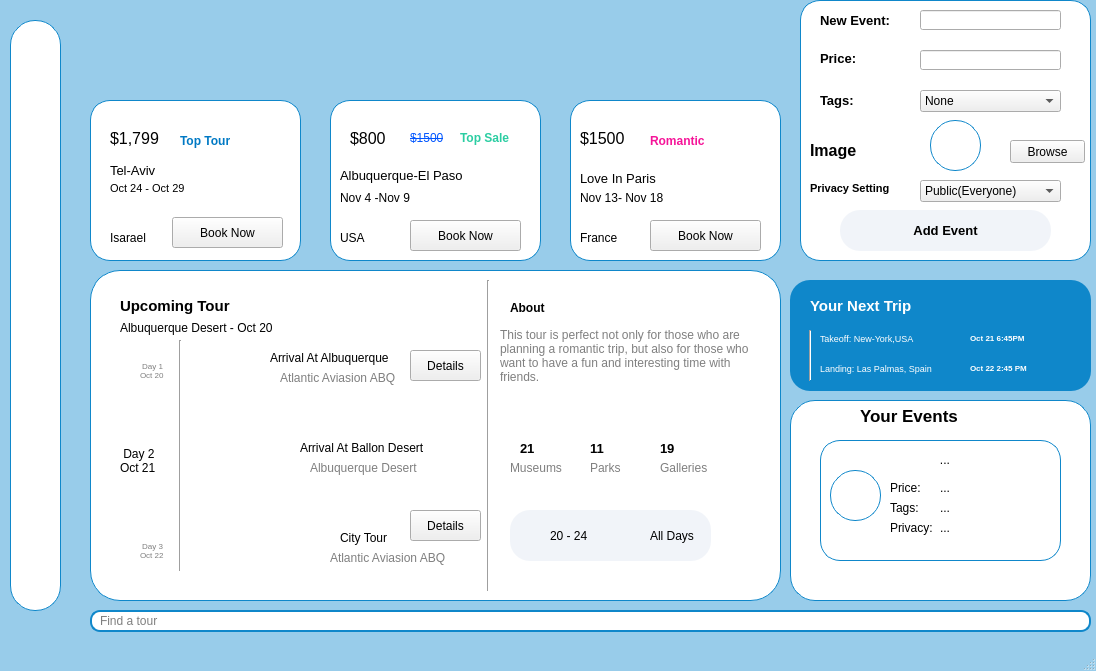
<?xml version="1.0" encoding="UTF-8"?>
<ui version="4.0">
 <class>MainWindow</class>
 <widget class="QMainWindow" name="MainWindow">
  <property name="geometry">
   <rect>
    <x>0</x>
    <y>0</y>
    <width>1096</width>
    <height>671</height>
   </rect>
  </property>
  <property name="minimumSize">
   <size>
    <width>1096</width>
    <height>671</height>
   </size>
  </property>
  <property name="maximumSize">
   <size>
    <width>1096</width>
    <height>671</height>
   </size>
  </property>
  <property name="windowTitle">
   <string>MainWindow</string>
  </property>
  <property name="styleSheet">
   <string notr="true">QMainWindow {
    background-color: #98ccea;
    color: #000000;
}
</string>
  </property>
  <widget class="QWidget" name="centralwidget">
   <widget class="QLabel" name="label">
    <property name="geometry">
     <rect>
      <x>10</x>
      <y>20</y>
      <width>51</width>
      <height>591</height>
     </rect>
    </property>
    <property name="styleSheet">
     <string notr="true">
QLabel {
    background-color: #ffffff;
    border-radius: 25px;
    padding: 10px;
border: 1px solid #0f87ca;
}
</string>
    </property>
    <property name="text">
     <string/>
    </property>
    <property name="pixmap">
     <pixmap>../../Resources/th (1).jpeg</pixmap>
    </property>
   </widget>
   <widget class="QLabel" name="label_2">
    <property name="geometry">
     <rect>
      <x>20</x>
      <y>80</y>
      <width>41</width>
      <height>71</height>
     </rect>
    </property>
    <property name="text">
     <string/>
    </property>
    <property name="pixmap">
     <pixmap>../../Resources/Screenshot_181.png</pixmap>
    </property>
   </widget>
   <widget class="QLabel" name="label_3">
    <property name="geometry">
     <rect>
      <x>20</x>
      <y>20</y>
      <width>31</width>
      <height>51</height>
     </rect>
    </property>
    <property name="cursor">
     <cursorShape>PointingHandCursor</cursorShape>
    </property>
    <property name="text">
     <string/>
    </property>
    <property name="pixmap">
     <pixmap>../../anhluu/Screenshot_182.png</pixmap>
    </property>
   </widget>
   <widget class="QLabel" name="label_4">
    <property name="geometry">
     <rect>
      <x>21</x>
      <y>130</y>
      <width>31</width>
      <height>111</height>
     </rect>
    </property>
    <property name="text">
     <string/>
    </property>
    <property name="pixmap">
     <pixmap>../../anhluu/Screenshot_183.png</pixmap>
    </property>
   </widget>
   <widget class="QLabel" name="label_5">
    <property name="geometry">
     <rect>
      <x>90</x>
      <y>100</y>
      <width>211</width>
      <height>161</height>
     </rect>
    </property>
    <property name="styleSheet">
     <string notr="true">QLabel {
    background-color: #FFFFFF;
    border-radius: 20px;
    padding: 10px;
border: 1px solid #0f87ca;
}
</string>
    </property>
    <property name="text">
     <string/>
    </property>
    <property name="pixmap">
     <pixmap>../../Resources/th (1).jpeg</pixmap>
    </property>
   </widget>
   <widget class="QLabel" name="label_6">
    <property name="geometry">
     <rect>
      <x>330</x>
      <y>100</y>
      <width>211</width>
      <height>161</height>
     </rect>
    </property>
    <property name="styleSheet">
     <string notr="true">QLabel {
    background-color: #FFFFFF;
    border-radius: 20px;
    padding: 10px;
border: 1px solid #0f87ca;
}
</string>
    </property>
    <property name="text">
     <string/>
    </property>
    <property name="pixmap">
     <pixmap>../../Resources/th (1).jpeg</pixmap>
    </property>
   </widget>
   <widget class="QLabel" name="label_7">
    <property name="geometry">
     <rect>
      <x>570</x>
      <y>100</y>
      <width>211</width>
      <height>161</height>
     </rect>
    </property>
    <property name="styleSheet">
     <string notr="true">QLabel {
    background-color: #FFFFFF;
    border-radius: 20px;
    padding: 10px;
border: 1px solid #0f87ca;
}
</string>
    </property>
    <property name="text">
     <string/>
    </property>
    <property name="pixmap">
     <pixmap>../../Resources/th (1).jpeg</pixmap>
    </property>
   </widget>
   <widget class="QLabel" name="label_8">
    <property name="geometry">
     <rect>
      <x>800</x>
      <y>0</y>
      <width>291</width>
      <height>261</height>
     </rect>
    </property>
    <property name="styleSheet">
     <string notr="true">QLabel {
    background-color: #FFFFFF;
    border-radius: 20px;
    padding: 10px;
border: 1px solid #0f87ca;
}
</string>
    </property>
    <property name="text">
     <string/>
    </property>
    <property name="pixmap">
     <pixmap>../../Resources/th (1).jpeg</pixmap>
    </property>
   </widget>
   <widget class="QLabel" name="label_9">
    <property name="geometry">
     <rect>
      <x>90</x>
      <y>270</y>
      <width>691</width>
      <height>331</height>
     </rect>
    </property>
    <property name="styleSheet">
     <string notr="true">QLabel {
    background-color: #FFFFFF;
    border-radius: 30px;
    padding: 10px;
border: 1px solid #0f87ca;
}
</string>
    </property>
    <property name="text">
     <string/>
    </property>
    <property name="pixmap">
     <pixmap>../../Resources/th (1).jpeg</pixmap>
    </property>
   </widget>
   <widget class="QLabel" name="label_10">
    <property name="geometry">
     <rect>
      <x>790</x>
      <y>400</y>
      <width>301</width>
      <height>201</height>
     </rect>
    </property>
    <property name="styleSheet">
     <string notr="true">QLabel {
    background-color: #FFFFFF;
    border-radius: 25px;
    padding: 10px;
border: 1px solid #0f87ca;
}
</string>
    </property>
    <property name="text">
     <string/>
    </property>
    <property name="pixmap">
     <pixmap>../../Resources/th (1).jpeg</pixmap>
    </property>
   </widget>
   <widget class="QLabel" name="label_11">
    <property name="geometry">
     <rect>
      <x>790</x>
      <y>280</y>
      <width>301</width>
      <height>111</height>
     </rect>
    </property>
    <property name="styleSheet">
     <string notr="true">QLabel {
    background-color: #0f87ca;
    border-radius: 20px;
    padding: 10px;
}
</string>
    </property>
    <property name="text">
     <string/>
    </property>
    <property name="pixmap">
     <pixmap>../../Resources/Screenshot_199.png</pixmap>
    </property>
   </widget>
   <widget class="QLabel" name="label_12">
    <property name="geometry">
     <rect>
      <x>110</x>
      <y>10</y>
      <width>171</width>
      <height>111</height>
     </rect>
    </property>
    <property name="styleSheet">
     <string notr="true"/>
    </property>
    <property name="text">
     <string/>
    </property>
    <property name="pixmap">
     <pixmap>../../anhluu/image (1).png</pixmap>
    </property>
   </widget>
   <widget class="QLabel" name="label_15">
    <property name="geometry">
     <rect>
      <x>110</x>
      <y>160</y>
      <width>101</width>
      <height>21</height>
     </rect>
    </property>
    <property name="font">
     <font>
      <family>Leelawadee UI</family>
      <pointsize>10</pointsize>
      <weight>50</weight>
      <bold>false</bold>
     </font>
    </property>
    <property name="text">
     <string>Tel-Aviv</string>
    </property>
   </widget>
   <widget class="QLabel" name="label_16">
    <property name="geometry">
     <rect>
      <x>110</x>
      <y>180</y>
      <width>121</width>
      <height>16</height>
     </rect>
    </property>
    <property name="font">
     <font>
      <pointsize>8</pointsize>
     </font>
    </property>
    <property name="text">
     <string>Oct 24 - Oct 29</string>
    </property>
   </widget>
   <widget class="QLabel" name="label_17">
    <property name="geometry">
     <rect>
      <x>110</x>
      <y>230</y>
      <width>55</width>
      <height>16</height>
     </rect>
    </property>
    <property name="font">
     <font>
      <weight>50</weight>
      <italic>false</italic>
      <bold>false</bold>
      <underline>false</underline>
      <strikeout>false</strikeout>
     </font>
    </property>
    <property name="text">
     <string>Isarael</string>
    </property>
   </widget>
   <widget class="QLabel" name="label_18">
    <property name="geometry">
     <rect>
      <x>110</x>
      <y>130</y>
      <width>121</width>
      <height>16</height>
     </rect>
    </property>
    <property name="font">
     <font>
      <pointsize>12</pointsize>
      <weight>50</weight>
      <bold>false</bold>
     </font>
    </property>
    <property name="text">
     <string>$1,799</string>
    </property>
   </widget>
   <widget class="QPushButton" name="pushButton">
    <property name="geometry">
     <rect>
      <x>172</x>
      <y>217</y>
      <width>111</width>
      <height>31</height>
     </rect>
    </property>
    <property name="cursor">
     <cursorShape>PointingHandCursor</cursorShape>
    </property>
    <property name="styleSheet">
     <string notr="true">Copy
QPushButton {
    background-color: #ffffff;
    color: #000000;
border-radius: 15px;
}

QPushButton:hover {
    background-color: #0f87ca;
    color: #ffffff;
}

QPushButton:pressed {
    background-color: #98ccea;
}
</string>
    </property>
    <property name="text">
     <string>Book Now</string>
    </property>
   </widget>
   <widget class="QPushButton" name="pushButton_2">
    <property name="geometry">
     <rect>
      <x>410</x>
      <y>220</y>
      <width>111</width>
      <height>31</height>
     </rect>
    </property>
    <property name="cursor">
     <cursorShape>PointingHandCursor</cursorShape>
    </property>
    <property name="styleSheet">
     <string notr="true">Copy
QPushButton {
    background-color: #ffffff;
    color: #000000;
border-radius: 15px;
}

QPushButton:hover {
    background-color: #0f87ca;
    color: #ffffff;
}

QPushButton:pressed {
    background-color: #98ccea;
}
</string>
    </property>
    <property name="text">
     <string>Book Now</string>
    </property>
   </widget>
   <widget class="QPushButton" name="pushButton_3">
    <property name="geometry">
     <rect>
      <x>650</x>
      <y>220</y>
      <width>111</width>
      <height>31</height>
     </rect>
    </property>
    <property name="cursor">
     <cursorShape>PointingHandCursor</cursorShape>
    </property>
    <property name="styleSheet">
     <string notr="true">Copy
QPushButton {
    background-color: #ffffff;
    color: #000000;
    border-radius: 15px;
}

QPushButton:hover {
    background-color: #0f87ca;
    color: #ffffff;
}

QPushButton:pressed {
    background-color: #98ccea;
}
</string>
    </property>
    <property name="text">
     <string>Book Now</string>
    </property>
   </widget>
   <widget class="QLabel" name="label_19">
    <property name="geometry">
     <rect>
      <x>340</x>
      <y>160</y>
      <width>191</width>
      <height>31</height>
     </rect>
    </property>
    <property name="font">
     <font>
      <pointsize>10</pointsize>
      <weight>50</weight>
      <bold>false</bold>
     </font>
    </property>
    <property name="text">
     <string>Albuquerque-El Paso</string>
    </property>
   </widget>
   <widget class="QLabel" name="label_20">
    <property name="geometry">
     <rect>
      <x>340</x>
      <y>190</y>
      <width>101</width>
      <height>16</height>
     </rect>
    </property>
    <property name="text">
     <string>Nov 4 -Nov 9</string>
    </property>
   </widget>
   <widget class="QLabel" name="label_21">
    <property name="geometry">
     <rect>
      <x>340</x>
      <y>230</y>
      <width>55</width>
      <height>16</height>
     </rect>
    </property>
    <property name="text">
     <string>USA</string>
    </property>
   </widget>
   <widget class="QLabel" name="label_22">
    <property name="geometry">
     <rect>
      <x>350</x>
      <y>130</y>
      <width>71</width>
      <height>16</height>
     </rect>
    </property>
    <property name="font">
     <font>
      <pointsize>12</pointsize>
      <weight>50</weight>
      <bold>false</bold>
     </font>
    </property>
    <property name="text">
     <string>$800</string>
    </property>
   </widget>
   <widget class="QLabel" name="label_23">
    <property name="geometry">
     <rect>
      <x>410</x>
      <y>130</y>
      <width>55</width>
      <height>16</height>
     </rect>
    </property>
    <property name="font">
     <font>
      <strikeout>true</strikeout>
     </font>
    </property>
    <property name="styleSheet">
     <string notr="true">color:rgb(0, 85, 255)</string>
    </property>
    <property name="text">
     <string>$1500</string>
    </property>
   </widget>
   <widget class="QLabel" name="label_25">
    <property name="geometry">
     <rect>
      <x>180</x>
      <y>120</y>
      <width>61</width>
      <height>41</height>
     </rect>
    </property>
    <property name="font">
     <font>
      <weight>75</weight>
      <bold>true</bold>
     </font>
    </property>
    <property name="styleSheet">
     <string notr="true">color: #0079c4;</string>
    </property>
    <property name="text">
     <string>Top Tour</string>
    </property>
   </widget>
   <widget class="QLabel" name="label_27">
    <property name="geometry">
     <rect>
      <x>580</x>
      <y>130</y>
      <width>121</width>
      <height>16</height>
     </rect>
    </property>
    <property name="font">
     <font>
      <pointsize>12</pointsize>
      <weight>50</weight>
      <bold>false</bold>
     </font>
    </property>
    <property name="text">
     <string>$1500</string>
    </property>
   </widget>
   <widget class="QLabel" name="label_28">
    <property name="geometry">
     <rect>
      <x>580</x>
      <y>190</y>
      <width>111</width>
      <height>16</height>
     </rect>
    </property>
    <property name="text">
     <string>Nov 13- Nov 18</string>
    </property>
   </widget>
   <widget class="QLabel" name="label_29">
    <property name="geometry">
     <rect>
      <x>580</x>
      <y>230</y>
      <width>55</width>
      <height>16</height>
     </rect>
    </property>
    <property name="text">
     <string>France</string>
    </property>
   </widget>
   <widget class="QPushButton" name="pushButton_addevent">
    <property name="geometry">
     <rect>
      <x>840</x>
      <y>210</y>
      <width>211</width>
      <height>41</height>
     </rect>
    </property>
    <property name="font">
     <font>
      <pointsize>10</pointsize>
      <weight>75</weight>
      <bold>true</bold>
     </font>
    </property>
    <property name="cursor">
     <cursorShape>PointingHandCursor</cursorShape>
    </property>
    <property name="styleSheet">
     <string notr="true">QPushButton {
    background-color:#f1f4f9;
    color: #000000; 
    border-radius: 20px;
}
QPushButton:hover {
    background-color: #0f87ca;
    color: #ffffff;
}

QPushButton:pressed {
    background-color: #98ccea;
}
</string>
    </property>
    <property name="text">
     <string>Add Event</string>
    </property>
   </widget>
   <widget class="QLabel" name="label_32">
    <property name="geometry">
     <rect>
      <x>120</x>
      <y>290</y>
      <width>191</width>
      <height>31</height>
     </rect>
    </property>
    <property name="font">
     <font>
      <pointsize>11</pointsize>
      <weight>75</weight>
      <bold>true</bold>
     </font>
    </property>
    <property name="text">
     <string>Upcoming Tour</string>
    </property>
   </widget>
   <widget class="QLabel" name="label_38">
    <property name="geometry">
     <rect>
      <x>120</x>
      <y>320</y>
      <width>221</width>
      <height>16</height>
     </rect>
    </property>
    <property name="text">
     <string>Albuquerque Desert - Oct 20</string>
    </property>
   </widget>
   <widget class="Line" name="line">
    <property name="geometry">
     <rect>
      <x>480</x>
      <y>280</y>
      <width>16</width>
      <height>311</height>
     </rect>
    </property>
    <property name="styleSheet">
     <string notr="true">QLine {
    color: #7F7F7F;
    background-color:#7F7F7F;
}
</string>
    </property>
    <property name="orientation">
     <enum>Qt::Vertical</enum>
    </property>
   </widget>
   <widget class="QLabel" name="label_39">
    <property name="geometry">
     <rect>
      <x>510</x>
      <y>300</y>
      <width>55</width>
      <height>16</height>
     </rect>
    </property>
    <property name="font">
     <font>
      <pointsize>9</pointsize>
      <weight>75</weight>
      <bold>true</bold>
     </font>
    </property>
    <property name="text">
     <string>About</string>
    </property>
   </widget>
   <widget class="QLabel" name="label_40">
    <property name="geometry">
     <rect>
      <x>500</x>
      <y>310</y>
      <width>271</width>
      <height>91</height>
     </rect>
    </property>
    <property name="styleSheet">
     <string notr="true">QLabel {
    color: #7F7F7F;
}
</string>
    </property>
    <property name="text">
     <string>This tour is perfect not only for those who are planning a romantic trip, but also for those who want to have a fun and interesting time with friends.</string>
    </property>
    <property name="wordWrap">
     <bool>true</bool>
    </property>
   </widget>
   <widget class="Line" name="line_2">
    <property name="geometry">
     <rect>
      <x>170</x>
      <y>340</y>
      <width>20</width>
      <height>231</height>
     </rect>
    </property>
    <property name="styleSheet">
     <string notr="true">QLine {
    color: #7F7F7F;
    background-color:#7F7F7F;
}
</string>
    </property>
    <property name="orientation">
     <enum>Qt::Vertical</enum>
    </property>
   </widget>
   <widget class="QLabel" name="label_41">
    <property name="geometry">
     <rect>
      <x>140</x>
      <y>350</y>
      <width>31</width>
      <height>41</height>
     </rect>
    </property>
    <property name="font">
     <font>
      <pointsize>6</pointsize>
     </font>
    </property>
    <property name="styleSheet">
     <string notr="true">QLabel {
    color: #7F7F7F;
}
</string>
    </property>
    <property name="text">
     <string> Day 1 Oct 20</string>
    </property>
    <property name="wordWrap">
     <bool>true</bool>
    </property>
   </widget>
   <widget class="QLabel" name="label_42">
    <property name="geometry">
     <rect>
      <x>120</x>
      <y>430</y>
      <width>55</width>
      <height>61</height>
     </rect>
    </property>
    <property name="text">
     <string> Day 2 Oct 21</string>
    </property>
    <property name="wordWrap">
     <bool>true</bool>
    </property>
   </widget>
   <widget class="QLabel" name="label_43">
    <property name="geometry">
     <rect>
      <x>140</x>
      <y>530</y>
      <width>31</width>
      <height>41</height>
     </rect>
    </property>
    <property name="font">
     <font>
      <pointsize>6</pointsize>
     </font>
    </property>
    <property name="styleSheet">
     <string notr="true">QLabel {
    color: #7F7F7F;
}
</string>
    </property>
    <property name="text">
     <string> Day 3 Oct 22</string>
    </property>
    <property name="wordWrap">
     <bool>true</bool>
    </property>
   </widget>
   <widget class="QLabel" name="label_46">
    <property name="geometry">
     <rect>
      <x>190</x>
      <y>530</y>
      <width>121</width>
      <height>41</height>
     </rect>
    </property>
    <property name="styleSheet">
     <string notr="true">QLabel {
    background-color: #ffffff;}
    
</string>
    </property>
    <property name="text">
     <string/>
    </property>
    <property name="pixmap">
     <pixmap>../../Resources/image (3).png</pixmap>
    </property>
   </widget>
   <widget class="QLabel" name="label_48">
    <property name="geometry">
     <rect>
      <x>190</x>
      <y>390</y>
      <width>101</width>
      <height>131</height>
     </rect>
    </property>
    <property name="styleSheet">
     <string notr="true">QLabel {
    background-color: #ffffff;
   
}
</string>
    </property>
    <property name="text">
     <string/>
    </property>
    <property name="pixmap">
     <pixmap>../../Resources/image (2).png</pixmap>
    </property>
   </widget>
   <widget class="QLabel" name="label_49">
    <property name="geometry">
     <rect>
      <x>270</x>
      <y>350</y>
      <width>161</width>
      <height>16</height>
     </rect>
    </property>
    <property name="font">
     <font>
      <weight>50</weight>
      <bold>false</bold>
     </font>
    </property>
    <property name="text">
     <string>Arrival At Albuquerque</string>
    </property>
   </widget>
   <widget class="QLabel" name="label_50">
    <property name="geometry">
     <rect>
      <x>260</x>
      <y>360</y>
      <width>21</width>
      <height>41</height>
     </rect>
    </property>
    <property name="text">
     <string/>
    </property>
    <property name="pixmap">
     <pixmap>../../Resources/location (1).png</pixmap>
    </property>
   </widget>
   <widget class="QLabel" name="label_51">
    <property name="geometry">
     <rect>
      <x>280</x>
      <y>370</y>
      <width>131</width>
      <height>16</height>
     </rect>
    </property>
    <property name="styleSheet">
     <string notr="true">QLabel {
    color: #7F7F7F;
}
</string>
    </property>
    <property name="text">
     <string>Atlantic Aviasion ABQ</string>
    </property>
   </widget>
   <widget class="QLabel" name="label_52">
    <property name="geometry">
     <rect>
      <x>300</x>
      <y>440</y>
      <width>161</width>
      <height>16</height>
     </rect>
    </property>
    <property name="font">
     <font>
      <weight>50</weight>
      <bold>false</bold>
     </font>
    </property>
    <property name="text">
     <string>Arrival At Ballon Desert</string>
    </property>
   </widget>
   <widget class="QLabel" name="label_53">
    <property name="geometry">
     <rect>
      <x>290</x>
      <y>450</y>
      <width>21</width>
      <height>41</height>
     </rect>
    </property>
    <property name="text">
     <string/>
    </property>
    <property name="pixmap">
     <pixmap>../../Resources/location (1).png</pixmap>
    </property>
   </widget>
   <widget class="QLabel" name="label_54">
    <property name="geometry">
     <rect>
      <x>310</x>
      <y>460</y>
      <width>131</width>
      <height>16</height>
     </rect>
    </property>
    <property name="styleSheet">
     <string notr="true">QLabel {
    color: #7F7F7F;
}
</string>
    </property>
    <property name="text">
     <string>Albuquerque Desert</string>
    </property>
   </widget>
   <widget class="QLabel" name="label_55">
    <property name="geometry">
     <rect>
      <x>340</x>
      <y>530</y>
      <width>161</width>
      <height>16</height>
     </rect>
    </property>
    <property name="font">
     <font>
      <weight>50</weight>
      <bold>false</bold>
     </font>
    </property>
    <property name="text">
     <string>City Tour</string>
    </property>
   </widget>
   <widget class="QLabel" name="label_56">
    <property name="geometry">
     <rect>
      <x>330</x>
      <y>550</y>
      <width>131</width>
      <height>16</height>
     </rect>
    </property>
    <property name="styleSheet">
     <string notr="true">QLabel {
    color: #7F7F7F;
}
</string>
    </property>
    <property name="text">
     <string>Atlantic Aviasion ABQ</string>
    </property>
   </widget>
   <widget class="QLabel" name="label_57">
    <property name="geometry">
     <rect>
      <x>320</x>
      <y>520</y>
      <width>21</width>
      <height>41</height>
     </rect>
    </property>
    <property name="text">
     <string/>
    </property>
    <property name="pixmap">
     <pixmap>../../Resources/location (1).png</pixmap>
    </property>
   </widget>
   <widget class="QPushButton" name="pushButton_6">
    <property name="geometry">
     <rect>
      <x>410</x>
      <y>510</y>
      <width>71</width>
      <height>31</height>
     </rect>
    </property>
    <property name="cursor">
     <cursorShape>PointingHandCursor</cursorShape>
    </property>
    <property name="styleSheet">
     <string notr="true">Copy
QPushButton {
    background-color: #ffffff;
    color: #000000;
border-radius: 15px;
}

QPushButton:hover {
    background-color: #0f87ca;
    color: #ffffff;
}

QPushButton:pressed {
    background-color: #98ccea;
}
</string>
    </property>
    <property name="text">
     <string>Details</string>
    </property>
   </widget>
   <widget class="QPushButton" name="pushButton_7">
    <property name="geometry">
     <rect>
      <x>410</x>
      <y>350</y>
      <width>71</width>
      <height>31</height>
     </rect>
    </property>
    <property name="cursor">
     <cursorShape>PointingHandCursor</cursorShape>
    </property>
    <property name="styleSheet">
     <string notr="true">Copy
QPushButton {
    background-color: #ffffff;
    color: #000000;
border-radius: 15px;
}

QPushButton:hover {
    background-color: #0f87ca;
    color: #ffffff;
}

QPushButton:pressed {
    background-color: #98ccea;
}
</string>
    </property>
    <property name="text">
     <string>Details</string>
    </property>
   </widget>
   <widget class="QLabel" name="label_61">
    <property name="geometry">
     <rect>
      <x>190</x>
      <y>340</y>
      <width>71</width>
      <height>61</height>
     </rect>
    </property>
    <property name="styleSheet">
     <string notr="true">QLabel {
    background-color: #ffffff;

}
</string>
    </property>
    <property name="text">
     <string/>
    </property>
    <property name="pixmap">
     <pixmap>../../Resources/image (1).png</pixmap>
    </property>
   </widget>
   <widget class="QLabel" name="label_44">
    <property name="geometry">
     <rect>
      <x>520</x>
      <y>440</y>
      <width>55</width>
      <height>16</height>
     </rect>
    </property>
    <property name="font">
     <font>
      <pointsize>10</pointsize>
      <weight>75</weight>
      <bold>true</bold>
     </font>
    </property>
    <property name="text">
     <string>21</string>
    </property>
   </widget>
   <widget class="QLabel" name="label_45">
    <property name="geometry">
     <rect>
      <x>590</x>
      <y>440</y>
      <width>55</width>
      <height>16</height>
     </rect>
    </property>
    <property name="font">
     <font>
      <pointsize>10</pointsize>
      <weight>75</weight>
      <bold>true</bold>
     </font>
    </property>
    <property name="text">
     <string>11</string>
    </property>
   </widget>
   <widget class="QLabel" name="label_47">
    <property name="geometry">
     <rect>
      <x>660</x>
      <y>440</y>
      <width>55</width>
      <height>16</height>
     </rect>
    </property>
    <property name="font">
     <font>
      <pointsize>10</pointsize>
      <weight>75</weight>
      <bold>true</bold>
     </font>
    </property>
    <property name="text">
     <string>19</string>
    </property>
   </widget>
   <widget class="QLabel" name="label_58">
    <property name="geometry">
     <rect>
      <x>510</x>
      <y>460</y>
      <width>55</width>
      <height>16</height>
     </rect>
    </property>
    <property name="styleSheet">
     <string notr="true">QLabel {
    color: #7F7F7F;
}
</string>
    </property>
    <property name="text">
     <string>Museums</string>
    </property>
   </widget>
   <widget class="QLabel" name="label_59">
    <property name="geometry">
     <rect>
      <x>590</x>
      <y>460</y>
      <width>55</width>
      <height>16</height>
     </rect>
    </property>
    <property name="styleSheet">
     <string notr="true">QLabel {
    color: #7F7F7F;
}
</string>
    </property>
    <property name="text">
     <string>Parks</string>
    </property>
   </widget>
   <widget class="QLabel" name="label_60">
    <property name="geometry">
     <rect>
      <x>660</x>
      <y>460</y>
      <width>55</width>
      <height>16</height>
     </rect>
    </property>
    <property name="styleSheet">
     <string notr="true">QLabel {
    color: #7F7F7F;
}
</string>
    </property>
    <property name="text">
     <string>Galleries</string>
    </property>
   </widget>
   <widget class="QLabel" name="label_62">
    <property name="geometry">
     <rect>
      <x>510</x>
      <y>510</y>
      <width>201</width>
      <height>51</height>
     </rect>
    </property>
    <property name="styleSheet">
     <string notr="true">QLabel {
    background-color: #f1f4f9;
    border-radius: 20px;
    padding: 10px;
}
</string>
    </property>
    <property name="text">
     <string/>
    </property>
    <property name="pixmap">
     <pixmap>../../Resources/Screenshot_198.png</pixmap>
    </property>
   </widget>
   <widget class="QLabel" name="label_63">
    <property name="geometry">
     <rect>
      <x>510</x>
      <y>510</y>
      <width>55</width>
      <height>51</height>
     </rect>
    </property>
    <property name="text">
     <string/>
    </property>
    <property name="pixmap">
     <pixmap>../../Resources/temperature (1).png</pixmap>
    </property>
   </widget>
   <widget class="QLabel" name="label_64">
    <property name="geometry">
     <rect>
      <x>550</x>
      <y>520</y>
      <width>55</width>
      <height>31</height>
     </rect>
    </property>
    <property name="text">
     <string>20 - 24</string>
    </property>
   </widget>
   <widget class="QLabel" name="label_65">
    <property name="geometry">
     <rect>
      <x>610</x>
      <y>500</y>
      <width>55</width>
      <height>71</height>
     </rect>
    </property>
    <property name="text">
     <string/>
    </property>
    <property name="pixmap">
     <pixmap>../../Resources/weather (1).png</pixmap>
    </property>
   </widget>
   <widget class="QLabel" name="label_66">
    <property name="geometry">
     <rect>
      <x>650</x>
      <y>520</y>
      <width>55</width>
      <height>31</height>
     </rect>
    </property>
    <property name="text">
     <string>All Days</string>
    </property>
   </widget>
   <widget class="QLabel" name="label_67">
    <property name="geometry">
     <rect>
      <x>810</x>
      <y>280</y>
      <width>181</width>
      <height>51</height>
     </rect>
    </property>
    <property name="font">
     <font>
      <pointsize>11</pointsize>
      <weight>75</weight>
      <bold>true</bold>
     </font>
    </property>
    <property name="styleSheet">
     <string notr="true">color: rgb(255, 255, 255);</string>
    </property>
    <property name="text">
     <string>Your Next Trip</string>
    </property>
   </widget>
   <widget class="Line" name="line_3">
    <property name="geometry">
     <rect>
      <x>800</x>
      <y>330</y>
      <width>20</width>
      <height>51</height>
     </rect>
    </property>
    <property name="styleSheet">
     <string notr="true">QLine {
    color: #7F7F7F;
    background-color:#7F7F7F;
}
</string>
    </property>
    <property name="orientation">
     <enum>Qt::Vertical</enum>
    </property>
   </widget>
   <widget class="QLabel" name="label_68">
    <property name="geometry">
     <rect>
      <x>820</x>
      <y>330</y>
      <width>161</width>
      <height>16</height>
     </rect>
    </property>
    <property name="font">
     <font>
      <pointsize>7</pointsize>
     </font>
    </property>
    <property name="styleSheet">
     <string notr="true">color: rgb(255, 255, 255);</string>
    </property>
    <property name="text">
     <string>Takeoff: New-York,USA</string>
    </property>
   </widget>
   <widget class="QLabel" name="label_69">
    <property name="geometry">
     <rect>
      <x>820</x>
      <y>360</y>
      <width>171</width>
      <height>16</height>
     </rect>
    </property>
    <property name="font">
     <font>
      <pointsize>7</pointsize>
     </font>
    </property>
    <property name="styleSheet">
     <string notr="true">color: rgb(255, 255, 255);</string>
    </property>
    <property name="text">
     <string>Landing: Las Palmas, Spain</string>
    </property>
   </widget>
   <widget class="QLabel" name="label_70">
    <property name="geometry">
     <rect>
      <x>970</x>
      <y>330</y>
      <width>161</width>
      <height>16</height>
     </rect>
    </property>
    <property name="font">
     <font>
      <pointsize>6</pointsize>
      <weight>75</weight>
      <bold>true</bold>
     </font>
    </property>
    <property name="styleSheet">
     <string notr="true">color: rgb(255, 255, 255);</string>
    </property>
    <property name="text">
     <string>Oct 21 6:45PM</string>
    </property>
   </widget>
   <widget class="QLabel" name="label_71">
    <property name="geometry">
     <rect>
      <x>970</x>
      <y>360</y>
      <width>161</width>
      <height>16</height>
     </rect>
    </property>
    <property name="font">
     <font>
      <pointsize>6</pointsize>
      <weight>75</weight>
      <bold>true</bold>
     </font>
    </property>
    <property name="styleSheet">
     <string notr="true">color: rgb(255, 255, 255);</string>
    </property>
    <property name="text">
     <string>Oct 22 2:45 PM</string>
    </property>
   </widget>
   <widget class="QLabel" name="label_72">
    <property name="geometry">
     <rect>
      <x>860</x>
      <y>400</y>
      <width>271</width>
      <height>31</height>
     </rect>
    </property>
    <property name="font">
     <font>
      <pointsize>13</pointsize>
      <weight>75</weight>
      <bold>true</bold>
     </font>
    </property>
    <property name="text">
     <string>Your Events</string>
    </property>
   </widget>
   <widget class="QLabel" name="label_73">
    <property name="geometry">
     <rect>
      <x>820</x>
      <y>430</y>
      <width>231</width>
      <height>51</height>
     </rect>
    </property>
    <property name="text">
     <string/>
    </property>
    <property name="pixmap">
     <pixmap>../../anhluu/Screenshot_200.png</pixmap>
    </property>
   </widget>
   <widget class="QLineEdit" name="lineEdit">
    <property name="geometry">
     <rect>
      <x>90</x>
      <y>610</y>
      <width>1001</width>
      <height>22</height>
     </rect>
    </property>
    <property name="cursor">
     <cursorShape>IBeamCursor</cursorShape>
    </property>
    <property name="styleSheet">
     <string notr="true">border-radius: 10px; /* Bo tròn */
border: 2px solid #0f87ca; /* Màu viền */
padding: 0px 6px; /* Độ dời của nội dung - Tránh để chữ dính sát vào viền */</string>
    </property>
    <property name="placeholderText">
     <string>Find a tour</string>
    </property>
   </widget>
   <widget class="QLabel" name="label_24">
    <property name="geometry">
     <rect>
      <x>460</x>
      <y>130</y>
      <width>55</width>
      <height>16</height>
     </rect>
    </property>
    <property name="font">
     <font>
      <weight>75</weight>
      <bold>true</bold>
     </font>
    </property>
    <property name="styleSheet">
     <string notr="true">color:#2bcda2</string>
    </property>
    <property name="text">
     <string>Top Sale</string>
    </property>
   </widget>
   <widget class="QLabel" name="label_36">
    <property name="geometry">
     <rect>
      <x>650</x>
      <y>130</y>
      <width>81</width>
      <height>21</height>
     </rect>
    </property>
    <property name="font">
     <font>
      <weight>75</weight>
      <bold>true</bold>
     </font>
    </property>
    <property name="styleSheet">
     <string notr="true">color:#f51498</string>
    </property>
    <property name="text">
     <string>Romantic</string>
    </property>
   </widget>
   <widget class="QLabel" name="label_26">
    <property name="geometry">
     <rect>
      <x>580</x>
      <y>170</y>
      <width>141</width>
      <height>16</height>
     </rect>
    </property>
    <property name="font">
     <font>
      <pointsize>10</pointsize>
     </font>
    </property>
    <property name="text">
     <string>Love In Paris</string>
    </property>
   </widget>
   <widget class="QLineEdit" name="txtName">
    <property name="geometry">
     <rect>
      <x>920</x>
      <y>10</y>
      <width>141</width>
      <height>20</height>
     </rect>
    </property>
   </widget>
   <widget class="QLabel" name="label_13">
    <property name="geometry">
     <rect>
      <x>810</x>
      <y>130</y>
      <width>71</width>
      <height>41</height>
     </rect>
    </property>
    <property name="font">
     <font>
      <pointsize>12</pointsize>
      <weight>75</weight>
      <bold>true</bold>
     </font>
    </property>
    <property name="text">
     <string>Image</string>
    </property>
   </widget>
   <widget class="QLabel" name="label_14">
    <property name="geometry">
     <rect>
      <x>820</x>
      <y>80</y>
      <width>61</width>
      <height>41</height>
     </rect>
    </property>
    <property name="font">
     <font>
      <pointsize>10</pointsize>
      <weight>75</weight>
      <bold>true</bold>
     </font>
    </property>
    <property name="text">
     <string>Tags:</string>
    </property>
   </widget>
   <widget class="QLabel" name="label_30">
    <property name="geometry">
     <rect>
      <x>820</x>
      <y>50</y>
      <width>101</width>
      <height>16</height>
     </rect>
    </property>
    <property name="font">
     <font>
      <pointsize>10</pointsize>
      <weight>75</weight>
      <bold>true</bold>
     </font>
    </property>
    <property name="text">
     <string>Price:</string>
    </property>
   </widget>
   <widget class="QLabel" name="label_31">
    <property name="geometry">
     <rect>
      <x>810</x>
      <y>180</y>
      <width>101</width>
      <height>16</height>
     </rect>
    </property>
    <property name="font">
     <font>
      <pointsize>8</pointsize>
      <weight>75</weight>
      <bold>true</bold>
     </font>
    </property>
    <property name="text">
     <string>Privacy Setting</string>
    </property>
   </widget>
   <widget class="QLabel" name="label_33">
    <property name="geometry">
     <rect>
      <x>820</x>
      <y>10</y>
      <width>111</width>
      <height>20</height>
     </rect>
    </property>
    <property name="font">
     <font>
      <pointsize>10</pointsize>
      <weight>75</weight>
      <bold>true</bold>
     </font>
    </property>
    <property name="text">
     <string>New Event:</string>
    </property>
   </widget>
   <widget class="QPushButton" name="pushButton_8">
    <property name="geometry">
     <rect>
      <x>1010</x>
      <y>140</y>
      <width>75</width>
      <height>23</height>
     </rect>
    </property>
    <property name="text">
     <string>Browse</string>
    </property>
   </widget>
   <widget class="QLineEdit" name="txtPrice">
    <property name="geometry">
     <rect>
      <x>920</x>
      <y>50</y>
      <width>141</width>
      <height>20</height>
     </rect>
    </property>
   </widget>
   <widget class="QLabel" name="Display">
    <property name="geometry">
     <rect>
      <x>820</x>
      <y>440</y>
      <width>241</width>
      <height>121</height>
     </rect>
    </property>
    <property name="styleSheet">
     <string notr="true">QLabel {
    background-color: #FFFFFF;
    border-radius: 20px;
    padding: 10px;
border: 1px solid #0f87ca;
}
</string>
    </property>
    <property name="text">
     <string/>
    </property>
    <property name="pixmap">
     <pixmap>../../Resources/th (1).jpeg</pixmap>
    </property>
   </widget>
   <widget class="QLabel" name="label_34">
    <property name="geometry">
     <rect>
      <x>830</x>
      <y>470</y>
      <width>51</width>
      <height>51</height>
     </rect>
    </property>
    <property name="styleSheet">
     <string notr="true">
QLabel {
    background-color: #ffffff;
    border-radius: 25px;
    padding: 10px;
border: 1px solid #0f87ca;
}
</string>
    </property>
    <property name="text">
     <string/>
    </property>
    <property name="pixmap">
     <pixmap>../../../Documents/Lightshot/Resources/ballon (2).jpeg</pixmap>
    </property>
    <property name="scaledContents">
     <bool>true</bool>
    </property>
   </widget>
   <widget class="QLabel" name="label_35">
    <property name="geometry">
     <rect>
      <x>930</x>
      <y>120</y>
      <width>51</width>
      <height>51</height>
     </rect>
    </property>
    <property name="styleSheet">
     <string notr="true">
QLabel {
    background-color: #ffffff;
    border-radius: 25px;
    padding: 10px;
border: 1px solid #0f87ca;
}
</string>
    </property>
    <property name="text">
     <string/>
    </property>
    <property name="pixmap">
     <pixmap>../../../Documents/Lightshot/Resources/ballon (2).jpeg</pixmap>
    </property>
    <property name="scaledContents">
     <bool>true</bool>
    </property>
   </widget>
   <widget class="QLabel" name="label_name">
    <property name="geometry">
     <rect>
      <x>900</x>
      <y>450</y>
      <width>151</width>
      <height>20</height>
     </rect>
    </property>
    <property name="text">
     <string>            ...</string>
    </property>
   </widget>
   <widget class="QLabel" name="label_74">
    <property name="geometry">
     <rect>
      <x>890</x>
      <y>480</y>
      <width>41</width>
      <height>16</height>
     </rect>
    </property>
    <property name="text">
     <string>Price:</string>
    </property>
   </widget>
   <widget class="QLabel" name="label_75">
    <property name="geometry">
     <rect>
      <x>890</x>
      <y>500</y>
      <width>31</width>
      <height>16</height>
     </rect>
    </property>
    <property name="text">
     <string>Tags: </string>
    </property>
   </widget>
   <widget class="QLabel" name="label_76">
    <property name="geometry">
     <rect>
      <x>890</x>
      <y>520</y>
      <width>51</width>
      <height>16</height>
     </rect>
    </property>
    <property name="text">
     <string>Privacy:</string>
    </property>
   </widget>
   <widget class="QLabel" name="label_price">
    <property name="geometry">
     <rect>
      <x>940</x>
      <y>480</y>
      <width>121</width>
      <height>16</height>
     </rect>
    </property>
    <property name="text">
     <string>...</string>
    </property>
   </widget>
   <widget class="QLabel" name="label_tag">
    <property name="geometry">
     <rect>
      <x>940</x>
      <y>500</y>
      <width>121</width>
      <height>16</height>
     </rect>
    </property>
    <property name="text">
     <string>...</string>
    </property>
   </widget>
   <widget class="QLabel" name="label_privacy">
    <property name="geometry">
     <rect>
      <x>940</x>
      <y>520</y>
      <width>121</width>
      <height>16</height>
     </rect>
    </property>
    <property name="text">
     <string>...</string>
    </property>
   </widget>
   <widget class="QComboBox" name="txtTags">
    <property name="geometry">
     <rect>
      <x>920</x>
      <y>90</y>
      <width>141</width>
      <height>22</height>
     </rect>
    </property>
    <item>
     <property name="text">
      <string>None</string>
     </property>
    </item>
    <item>
     <property name="text">
      <string>Free</string>
     </property>
    </item>
    <item>
     <property name="text">
      <string>For Children</string>
     </property>
    </item>
    <item>
     <property name="text">
      <string>For Teens</string>
     </property>
    </item>
    <item>
     <property name="text">
      <string>Big Events</string>
     </property>
    </item>
    <item>
     <property name="text">
      <string>Normal Party</string>
     </property>
    </item>
   </widget>
   <widget class="QComboBox" name="txtPrivacy">
    <property name="geometry">
     <rect>
      <x>920</x>
      <y>180</y>
      <width>141</width>
      <height>22</height>
     </rect>
    </property>
    <item>
     <property name="text">
      <string>Public(Everyone)</string>
     </property>
    </item>
    <item>
     <property name="text">
      <string>Private(Invites)</string>
     </property>
    </item>
    <item>
     <property name="text">
      <string>Private(Friends)</string>
     </property>
    </item>
   </widget>
  </widget>
  <widget class="QMenuBar" name="menubar">
   <property name="geometry">
    <rect>
     <x>0</x>
     <y>0</y>
     <width>1096</width>
     <height>26</height>
    </rect>
   </property>
  </widget>
  <widget class="QStatusBar" name="statusbar"/>
 </widget>
 <resources/>
 <connections/>
</ui>
